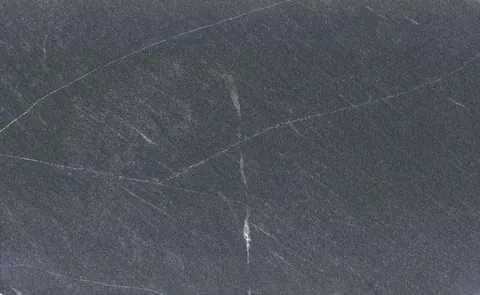
#> input picture media/absolute-black/01-absolute-black-m-480.webp, 480 x 295 px, given in place of 01-Black-Beat-m_11zon.jpg, which was not available
$ python derive-products.py
#> lines starting #> are read from the running program, lines starting #| are printed output that depends on the picture; pictures that were not available may be replaced by others from this repository, and a replacement may not be noted
#!/usr/bin/env python3
"""Turn the product research into what the catalogue is built from.

Reads   research/products/<slug>/product.json and the files beside it.
Writes  media/<slug>/NN-<name>-<width>.webp   photographs, for the screen
        data/products.json                      one record per product

Run it again whenever the research changes:

    python3 tools/derive-products.py

What it decides, and why:

  * The photographs are shown as webp at a few widths, never wider than the
    file they came from, so a phone downloads a phone's worth of pixels.
    The research keeps the originals untouched; the texture downloads link
    to those, at the quality the brand published them.

  * The old site's listing photographs carry its own cut corner, a white
    triangle painted into the top right of the picture. On a page with a
    different corner it reads as a torn edge, so where that triangle is
    found the picture is cropped past it.

  * Colour. The site gave a colour to about half of its stones. For the
    rest the colour is read off the slab's own photograph: the overall hue
    of its surface and how much of it is very dark or very light, which is
    how a person names the colour of a stone, together with any colour
    word in the trade name itself (Jeriba Blue is looked for among the blue
    stones whatever its photograph does). Where the site named one, the
    site's word stands. Each record says which it is (`colour_source`).
"""

import json
import shutil
from pathlib import Path

import numpy as np
from PIL import Image

ROOT = Path(__file__).resolve().parent.parent / "products"
RESEARCH = ROOT.parent / "research" / "products"
MEDIA = ROOT / "media"
OUT = ROOT / "data" / "products.json"

WIDTHS = (480, 800, 1200, 1600)
QUALITY = 80

# The families the site itself used, in the order a swatch row shows them.
COLOURS = ("white", "cream", "grey", "black", "green", "blue", "pink")

TYPES = {"Granite": "granite", "Quartzite": "quartzite", "Marble": "marble", "Miscellaneous": "other"}


def lab(rgb):
    c = rgb / 255.0
    c = np.where(c > 0.04045, ((c + 0.055) / 1.055) ** 2.4, c / 12.92)
    m = np.array([[0.4124, 0.3576, 0.1805], [0.2126, 0.7152, 0.0722], [0.0193, 0.1192, 0.9505]])
    xyz = c @ m.T / np.array([0.95047, 1.0, 1.08883])
    f = np.where(xyz > 0.008856, np.cbrt(xyz), 7.787 * xyz + 16 / 116)
    return np.stack([116 * f[:, 1] - 16, 500 * (f[:, 0] - f[:, 1]), 200 * (f[:, 1] - f[:, 2])], 1)


def read_colour(path):
    """The colour of a slab, from the middle of its photograph."""
    im = Image.open(path).convert("RGB")
    w, h = im.size
    im = im.crop((int(w * 0.12), int(h * 0.12), int(w * 0.88), int(h * 0.88))).resize((120, 80))
    px = lab(np.asarray(im, dtype=float).reshape(-1, 3))
    lum, a, b = px[:, 0], px[:, 1], px[:, 2]
    level = float(np.median(lum))
    am, bm = float(a.mean()), float(b.mean())
    chroma = float(np.hypot(am, bm))
    hue = (np.degrees(np.arctan2(bm, am)) + 360) % 360
    dark = float((lum < 35).mean())
    light = float((lum > 75).mean())

    green_floor = 3.5 if level < 30 else 4.5
    if chroma >= green_floor and 100 <= hue < 215:
        first = "green"
    elif chroma >= 4.5 and 215 <= hue < 300:
        first = "blue"
    elif chroma >= 6 and (hue >= 330 or hue < 40) and level > 45:
        first = "pink"
    elif chroma >= 5.5 and 40 <= hue < 100:
        first = "cream"
    elif level < 38:
        first = "black"
    elif level > 74:
        first = "white"
    else:
        first = "grey"

    found = [first]
    if first != "black" and dark > 0.3:
        found.append("black")
    if first != "white" and light > 0.3:
        found.append("white")
    return found


# The colour words the trade names use, in the languages they borrow from.
NAME_COLOURS = {
    "black": "black", "nero": "black", "noir": "black", "noire": "black", "negro": "black", "jet": "black",
    "white": "white", "blanco": "white", "bianco": "white", "blanche": "white", "blanc": "white",
    "gray": "grey", "grey": "grey", "silver": "grey", "platinum": "grey",
    "green": "green", "verde": "green", "emerald": "green", "jade": "green",
    "blue": "blue", "azul": "blue", "azzurro": "blue",
    "pink": "pink", "rosa": "pink", "rose": "pink",
    "gold": "cream", "golden": "cream", "brown": "cream", "bronze": "cream", "cream": "cream",
    "beige": "cream", "copper": "cream", "ivory": "cream",
}


def name_colour(name):
    for word in name.lower().replace("-", " ").split():
        if word in NAME_COLOURS:
            return NAME_COLOURS[word]
    return None


def painted_corner(im):
    """Whether the old site's white corner is painted into the top right."""
    w, h = im.size
    rgb = im.convert("RGB")
    probe = [rgb.getpixel((w - 1 - int(w * f), int(h * f))) for f in (0.005, 0.015, 0.03)]
    inside = rgb.getpixel((w - 1 - int(w * 0.2), int(h * 0.2)))
    white = all(min(p) > 244 for p in probe)
    return white and min(inside) < 240


def white_margins(im):
    """The photograph without the white bars it was padded out to a frame with.

    Only bars of pure white running the full length of an edge are taken,
    so the surface of a white stone is never mistaken for one."""
    grey = np.asarray(im.convert("L"), dtype=np.uint8)
    solid = grey >= 250
    rows = np.where(~solid.all(axis=1))[0]
    cols = np.where(~solid.all(axis=0))[0]
    if not len(rows) or not len(cols):
        return im
    top, bottom, left, right = rows[0], rows[-1] + 1, cols[0], cols[-1] + 1
    h, w = grey.shape
    if top + (h - bottom) < h * 0.02 and left + (w - right) < w * 0.02:
        return im
    return im.crop((left, top, right, bottom))


def derive(slug, src, index, name, trim=False):
    """webp copies of one photograph; returns its record."""
    im = Image.open(src)
    im.load()
    if im.mode not in ("RGB", "RGBA"):
        im = im.convert("RGB")
    if im.mode == "RGBA":
        ground = Image.new("RGB", im.size, (255, 255, 255))
        ground.paste(im, mask=im.split()[3])
        im = ground
    if painted_corner(im):
        w, h = im.size
        im = im.crop((0, int(h * 0.13), int(w * 0.9), h))
    if trim:
        im = white_margins(im)
    w, h = im.size

    base = f"{index:02d}-{name}"
    out_dir = MEDIA / slug
    out_dir.mkdir(parents=True, exist_ok=True)
    widths = [x for x in WIDTHS if x < w] + [min(w, WIDTHS[-1])]
    widths = sorted(set(widths))
    for width in widths:
        target = out_dir / f"{base}-{width}.webp"
        if not target.exists():
            copy = im if width == w else im.resize((width, round(h * width / w)), Image.LANCZOS)
            copy.save(target, "WEBP", quality=QUALITY, method=6)
    return {"base": f"media/{slug}/{base}", "widths": widths, "width": w, "height": h}


def slugify(filename):
    stem = Path(filename).stem
    stem = stem.split("-", 1)[1] if stem[:2].isdigit() and "-" in stem else stem
    return "".join(ch if ch.isalnum() else "-" for ch in stem.lower()).strip("-")[:48] or "photo"


def site_colours(product):
    value = (product.get("specs") or {}).get("en", {}).get("Colour")
    if isinstance(value, list):
        return [v.lower() for v in value if v.lower() in COLOURS]
    return []


def main():
    records = []
    for path in sorted(RESEARCH.glob("*/product.json")):
        p = json.loads(path.read_text(encoding="utf-8"))
#> (reads research/products/black-beat/product.json from the repository)
        folder = path.parent
        slug = p["slug"]

        # What the site shows now. A stone it has renamed and moved is
        # carried on under its new name (`merged_into` says which), and one
        # neither of its two sites lists any more is no longer offered. Both
        # stay in the research as the record of what was.
        live = p.get("listed_on_live_site") or {}
        if p.get("merged_into") or (live.get("checked") and live.get("fa") is False and live.get("en") is False):
            continue

        # The slab surface first, then the listing picture only where there
        # is no slab surface, then the photographs of it in place.
        main = [i for i in p["images"] if i["kind"] == "main"]
        listing = [i for i in p["images"] if i["kind"] == "listing"]
        rest = [i for i in p["images"] if i["kind"] in ("project", "quarry")]
        chosen = (main or listing[:1]) + rest

        photos = []
        for n, img in enumerate(chosen, 1):
            record = derive(slug, folder / img["file"], n, slugify(img["file"]),
                            trim=img["kind"] in ("project", "quarry"))
#> in derive, im is the input picture: PIL image 480x295 RGB; mean R, G, B 79, 83.5, 90.1
#> in painted_corner, `probe = [rgb.getpixel((w - 1 - int(w * f), int(h * f))) for f in (0.00..`: probe = [(103, 106, 114), (104, 107, 115), (75, 78, 86)]
#> in painted_corner, `inside = rgb.getpixel((w - 1 - int(w * 0.2), int(h * 0.2)))`: inside = (79, 85, 90)
#> in painted_corner, `white = all(min(p) > 244 for p in probe)`: white = False
#> in derive, `w, h = im.size`: h = 295
#> in derive, `widths = [x for x in WIDTHS if x < w] + [min(w, WIDTHS[-1])]`: widths = [480]
#> the loop in derive, `for width in widths:` made 1 pass
#> record = {'base': 'media/black-beat/01-black-beat-m-11zon', 'widths': [480], 'width': 480, 'height': 295}
            record["kind"] = img["kind"]
            record["alt"] = {"fa": img.get("alt_fa") or p["name"]["fa"], "en": img.get("alt") or p["name"]["en"]}
            photos.append(record)

        surface = None

        textures = []
        for t in p["textures"]:
            # Where the site's texture download is the product photograph
            # itself, the research keeps the file once, under images/, which is
            # not published. The copy people download goes out with the
            # photographs instead, byte for byte.
            file = f"research/products/{slug}/{t['file']}"
            if t["file"].startswith("images/"):
                source = folder / t["file"]
                copy = MEDIA / slug / f"texture-{source.name}"
                if not copy.exists() or copy.stat().st_size != source.stat().st_size:
                    copy.parent.mkdir(parents=True, exist_ok=True)
                    shutil.copyfile(source, copy)
                file = str(copy.relative_to(ROOT))
            textures.append({
                "file": file,
                "width": t.get("width"),
                "height": t.get("height"),
                "bytes": t.get("bytes"),
                "format": t.get("format"),
            })

        colours = site_colours(p)
        source = "site"
        if not colours:
            source = "photograph"
            probe = (main[:1] or [dict(file=t["file"]) for t in p["textures"][:1]] or listing[:1])
            colours = read_colour(folder / probe[0]["file"]) if probe else []
#> in read_colour, `im = im.crop((int(w * 0.12), int(h * 0.12), int(w * 0.88), int(h * 0.8..`:
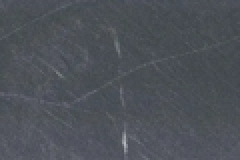
#> im: PIL image 120x80 RGB (shown 2 times larger); mean R, G, B 77.2, 82, 88
#> in read_colour, `lum, a, b = px[:, 0], px[:, 1], px[:, 2]`: lum = 9600 values, max 75.37 at index 8582, min 29.29 at index 3632, mean 34.64; a = 9600 values, max 2.13 at index 5523, min -3.61 at index 2458, mean -0.552; b = 9600 values, max -0.379 at index 7301, min -8.32 at index 6280, mean -4.17
#> in read_colour, `level = float(np.median(lum))`: level = 34.23
#> in read_colour, `am, bm = float(a.mean()), float(b.mean())`: am = -0.552; bm = -4.17
#> in read_colour, `chroma = float(np.hypot(am, bm))`: chroma = 4.2
#> in read_colour, `hue = (np.degrees(np.arctan2(bm, am)) + 360) % 360`: hue = 262.5
#> in read_colour, `dark = float((lum < 35).mean())`: dark = 0.63
#> in read_colour, `light = float((lum > 75).mean())`: light = 0.000104
#> in read_colour, `green_floor = 3.5 if level < 30 else 4.5`: green_floor = 4.5
            # A colour the trade name says is how the stone is sold, and a
            # reader looking for blue stones expects Jeriba Blue among them.
            said = name_colour(p["name"]["en"])
            if said:
                colours = [said] + [c for c in colours if c != said]
                source = "photograph and name" if probe else "name"
            elif not probe:
                source = None
        colours = colours[:3]

        en = (p.get("specs") or {}).get("en", {})
        fa = (p.get("specs") or {}).get("fa", {})
        legacy = p.get("legacy") or {}
        records.append({
            "slug": slug,
            "name": p["name"],
            "site_name": (p.get("site_names") or {}),
            "legacy_names": sorted(set((legacy.get("names_fa") or []) + (legacy.get("names_en") or []))),
            "category": p["category"],
            "type": TYPES.get(en.get("Type"), "other" if en.get("Type") else None),
            "type_label": {"fa": fa.get("نوع"), "en": en.get("Type")},
            "origin": {"fa": fa.get("کشور مبدا"), "en": en.get("Origin")},
            "specs": {"fa": fa, "en": en},
            "colours": colours,
            "colour_source": source,
            "description": p.get("description") if (p.get("description") or {}).get("fa") or (p.get("description") or {}).get("en") else None,
            "photos": photos,
            "surface": surface,
            "textures": textures,
        })

    # The band at the head of the listing: twelve stones whose texture file
    # is sharp enough to fill it, taken in turn from each colour so that no
    # two neighbours look alike. Only these get the large copies.
    by_colour = {c: [] for c in COLOURS}
    for r in records:
        t = r["textures"][0] if r["textures"] else None
        if t and (t.get("width") or 0) >= 1400 and r["colours"]:
            by_colour[r["colours"][0]].append(r)
#> this loop made 1 pass
    band = []
    while len(band) < 12 and any(by_colour.values()):
        for c in ("green", "white", "black", "cream", "blue", "grey", "pink"):
            if by_colour[c] and len(band) < 12:
                band.append(by_colour[c].pop(0))
    for n, r in enumerate(band):
        surface = derive(r["slug"], ROOT / r["textures"][0]["file"], 99, "surface")
#> call 2 of derive, with slug = 'black-beat', index = 99, name = 'surface', trim = False
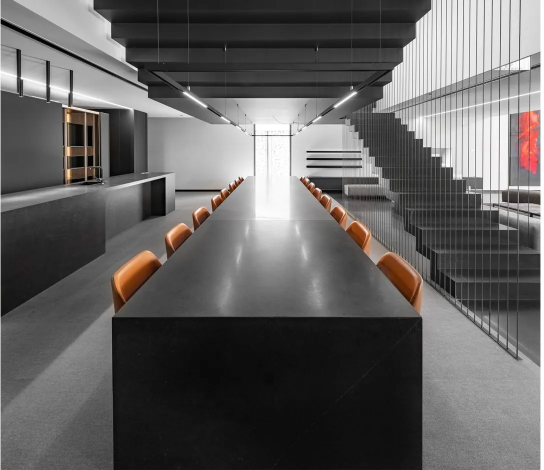
#> input picture media/absolute-black/02-1698175922-1088.webp, 1088 x 940 px, given in place of 01-Black-Beat.jpg, which was not available (shown at 1/2 size)
#> in derive, im is the input picture: PIL image 1088x940 RGB; mean R, G, B 98.8, 96.9, 96
#> in derive (call 2), `w, h = im.size`: h = 940
#> in derive (call 2), `widths = [x for x in WIDTHS if x < w] + [min(w, WIDTHS[-1])]`: widths = [480, 800, 1088]
#> the loop in derive (call 2), `for width in widths:` made 3 passes
#> width on passes 1 to 3: 480, 800, 1088
#> pass 1, in derive (call 2), `copy = im if width == w else im.resize((width, round(h * width / w)), ..`:
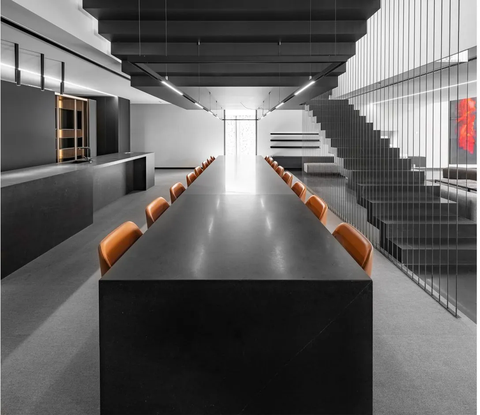
#> copy: PIL image 480x415 RGB; mean R, G, B 98.8, 96.9, 96
#> surface = {'base': 'media/black-beat/99-surface', 'widths': [480, 800, 1088], 'width': 1088, 'height': 940}
        surface["widths"] = [w for w in surface["widths"] if w >= 1200] or surface["widths"][-1:]
        r["surface"] = dict(surface, order=n)
    for f in MEDIA.glob("*/99-surface-*.webp"):
        if not any(r["slug"] == f.parent.name for r in band) or int(f.stem.rsplit("-", 1)[1]) < 1200 and len(list(f.parent.glob("99-surface-*.webp"))) > 1:
            f.unlink()

    # media/ is this script's output and nothing else's, so a copy no record
    # points at is left over from an earlier run: a stone no longer offered,
    # or a photograph since replaced or renumbered. Left there it would go on
    # being published.
    wanted = set()
    for r in records:
        for ph in r["photos"] + ([r["surface"]] if r["surface"] else []):
            wanted.update(ROOT / f"{ph['base']}-{w}.webp" for w in ph["widths"])
        wanted.update(ROOT / t["file"] for t in r["textures"] if t["file"].startswith("media/"))
#> after the loop, wanted = 2 items
    for f in MEDIA.glob("*/*"):
        if f not in wanted:
            f.unlink()
    for d in MEDIA.iterdir():
        if d.is_dir() and not any(d.iterdir()):
            d.rmdir()

    OUT.parent.mkdir(parents=True, exist_ok=True)
    OUT.write_text(json.dumps(records, ensure_ascii=False, indent=1) + "\n", encoding="utf-8")
    derived = sum(1 for r in records if r["colour_source"] == "photograph")
#> derived = 0
    print(f"{len(records)} products, {sum(len(r['photos']) for r in records)} photographs, "
          f"{sum(len(r['textures']) for r in records)} textures, colour read from the photograph for {derived}")
#| 1 products, 1 photographs, 1 textures, colour read from the photograph for 0


if __name__ == "__main__":
    main()
